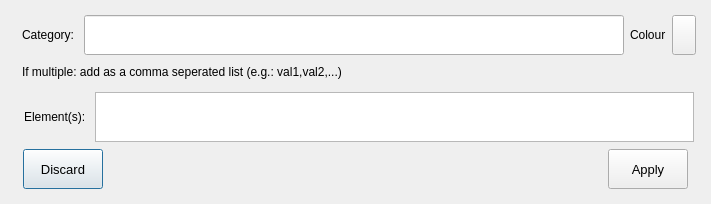
<?xml version="1.0" encoding="UTF-8"?>
<ui version="4.0">
 <class>Dialog</class>
 <widget class="QDialog" name="Dialog">
  <property name="geometry">
   <rect>
    <x>0</x>
    <y>0</y>
    <width>711</width>
    <height>204</height>
   </rect>
  </property>
  <property name="windowTitle">
   <string>New Category</string>
  </property>
  <property name="windowIcon">
   <iconset>
    <normaloff>icons/icon.png</normaloff>icons/icon.png</iconset>
  </property>
  <layout class="QVBoxLayout" name="verticalLayout_4">
   <item>
    <widget class="QFrame" name="frame">
     <property name="sizePolicy">
      <sizepolicy hsizetype="Preferred" vsizetype="Expanding">
       <horstretch>0</horstretch>
       <verstretch>0</verstretch>
      </sizepolicy>
     </property>
     <property name="frameShape">
      <enum>QFrame::NoFrame</enum>
     </property>
     <property name="frameShadow">
      <enum>QFrame::Raised</enum>
     </property>
     <layout class="QVBoxLayout" name="verticalLayout">
      <property name="spacing">
       <number>1</number>
      </property>
      <property name="leftMargin">
       <number>2</number>
      </property>
      <property name="topMargin">
       <number>2</number>
      </property>
      <property name="rightMargin">
       <number>2</number>
      </property>
      <property name="bottomMargin">
       <number>2</number>
      </property>
      <item>
       <widget class="QFrame" name="frame_2">
        <property name="maximumSize">
         <size>
          <width>16777215</width>
          <height>50</height>
         </size>
        </property>
        <property name="font">
         <font>
          <pointsize>9</pointsize>
          <weight>50</weight>
          <bold>false</bold>
         </font>
        </property>
        <property name="frameShape">
         <enum>QFrame::NoFrame</enum>
        </property>
        <property name="frameShadow">
         <enum>QFrame::Raised</enum>
        </property>
        <layout class="QHBoxLayout" name="horizontalLayout_3">
         <property name="topMargin">
          <number>2</number>
         </property>
         <property name="rightMargin">
          <number>2</number>
         </property>
         <property name="bottomMargin">
          <number>0</number>
         </property>
         <item>
          <widget class="QLabel" name="label">
           <property name="minimumSize">
            <size>
             <width>0</width>
             <height>40</height>
            </size>
           </property>
           <property name="maximumSize">
            <size>
             <width>16777215</width>
             <height>40</height>
            </size>
           </property>
           <property name="font">
            <font>
             <pointsize>9</pointsize>
             <weight>50</weight>
             <bold>false</bold>
            </font>
           </property>
           <property name="text">
            <string>Category: </string>
           </property>
          </widget>
         </item>
         <item>
          <widget class="QLineEdit" name="categoryLineEdit">
           <property name="minimumSize">
            <size>
             <width>0</width>
             <height>40</height>
            </size>
           </property>
           <property name="maximumSize">
            <size>
             <width>16777215</width>
             <height>40</height>
            </size>
           </property>
           <property name="font">
            <font>
             <pointsize>9</pointsize>
             <weight>50</weight>
             <bold>false</bold>
            </font>
           </property>
          </widget>
         </item>
         <item>
          <widget class="QLabel" name="label_2">
           <property name="minimumSize">
            <size>
             <width>0</width>
             <height>40</height>
            </size>
           </property>
           <property name="maximumSize">
            <size>
             <width>16777215</width>
             <height>40</height>
            </size>
           </property>
           <property name="font">
            <font>
             <pointsize>9</pointsize>
             <weight>50</weight>
             <bold>false</bold>
            </font>
           </property>
           <property name="text">
            <string>Colour</string>
           </property>
          </widget>
         </item>
         <item>
          <widget class="QgsColorButton" name="mColorButton">
           <property name="minimumSize">
            <size>
             <width>24</width>
             <height>40</height>
            </size>
           </property>
           <property name="maximumSize">
            <size>
             <width>16777215</width>
             <height>40</height>
            </size>
           </property>
           <property name="color">
            <color>
             <red>84</red>
             <green>140</green>
             <blue>161</blue>
            </color>
           </property>
          </widget>
         </item>
        </layout>
       </widget>
      </item>
      <item>
       <widget class="QFrame" name="frame_3">
        <property name="maximumSize">
         <size>
          <width>16777215</width>
          <height>90</height>
         </size>
        </property>
        <property name="frameShape">
         <enum>QFrame::NoFrame</enum>
        </property>
        <property name="frameShadow">
         <enum>QFrame::Raised</enum>
        </property>
        <layout class="QVBoxLayout" name="verticalLayout_3">
         <property name="topMargin">
          <number>2</number>
         </property>
         <property name="rightMargin">
          <number>2</number>
         </property>
         <property name="bottomMargin">
          <number>2</number>
         </property>
         <item>
          <widget class="QLabel" name="label_3">
           <property name="maximumSize">
            <size>
             <width>16777215</width>
             <height>30</height>
            </size>
           </property>
           <property name="font">
            <font>
             <pointsize>9</pointsize>
             <weight>50</weight>
             <italic>false</italic>
             <bold>false</bold>
            </font>
           </property>
           <property name="text">
            <string>If multiple: add as a comma seperated list (e.g.: val1,val2,...)</string>
           </property>
          </widget>
         </item>
         <item>
          <widget class="QFrame" name="frame_4">
           <property name="maximumSize">
            <size>
             <width>16777215</width>
             <height>55</height>
            </size>
           </property>
           <property name="font">
            <font>
             <pointsize>9</pointsize>
             <weight>50</weight>
             <bold>false</bold>
            </font>
           </property>
           <property name="frameShape">
            <enum>QFrame::NoFrame</enum>
           </property>
           <property name="frameShadow">
            <enum>QFrame::Raised</enum>
           </property>
           <layout class="QHBoxLayout" name="horizontalLayout_2">
            <property name="leftMargin">
             <number>2</number>
            </property>
            <property name="topMargin">
             <number>2</number>
            </property>
            <property name="rightMargin">
             <number>2</number>
            </property>
            <property name="bottomMargin">
             <number>2</number>
            </property>
            <item>
             <widget class="QLabel" name="label_4">
              <property name="maximumSize">
               <size>
                <width>16777215</width>
                <height>50</height>
               </size>
              </property>
              <property name="font">
               <font>
                <pointsize>9</pointsize>
                <weight>50</weight>
                <bold>false</bold>
               </font>
              </property>
              <property name="text">
               <string>Element(s): </string>
              </property>
             </widget>
            </item>
            <item>
             <widget class="QTextEdit" name="elementsTextEdit">
              <property name="maximumSize">
               <size>
                <width>16777215</width>
                <height>50</height>
               </size>
              </property>
              <property name="font">
               <font>
                <pointsize>9</pointsize>
                <weight>50</weight>
                <bold>false</bold>
               </font>
              </property>
             </widget>
            </item>
           </layout>
          </widget>
         </item>
        </layout>
       </widget>
      </item>
      <item>
       <widget class="QFrame" name="frame_5">
        <property name="minimumSize">
         <size>
          <width>0</width>
          <height>43</height>
         </size>
        </property>
        <property name="maximumSize">
         <size>
          <width>16777215</width>
          <height>43</height>
         </size>
        </property>
        <property name="frameShape">
         <enum>QFrame::NoFrame</enum>
        </property>
        <property name="frameShadow">
         <enum>QFrame::Raised</enum>
        </property>
        <layout class="QHBoxLayout" name="horizontalLayout_4">
         <property name="leftMargin">
          <number>10</number>
         </property>
         <property name="topMargin">
          <number>0</number>
         </property>
         <property name="rightMargin">
          <number>10</number>
         </property>
         <property name="bottomMargin">
          <number>0</number>
         </property>
         <item>
          <widget class="QPushButton" name="discardPushButton">
           <property name="minimumSize">
            <size>
             <width>0</width>
             <height>40</height>
            </size>
           </property>
           <property name="maximumSize">
            <size>
             <width>125</width>
             <height>40</height>
            </size>
           </property>
           <property name="font">
            <font>
             <pointsize>10</pointsize>
            </font>
           </property>
           <property name="text">
            <string>Discard</string>
           </property>
          </widget>
         </item>
         <item>
          <spacer name="horizontalSpacer_2">
           <property name="orientation">
            <enum>Qt::Horizontal</enum>
           </property>
           <property name="sizeHint" stdset="0">
            <size>
             <width>40</width>
             <height>20</height>
            </size>
           </property>
          </spacer>
         </item>
         <item>
          <widget class="QPushButton" name="applyPushButton">
           <property name="minimumSize">
            <size>
             <width>0</width>
             <height>40</height>
            </size>
           </property>
           <property name="maximumSize">
            <size>
             <width>125</width>
             <height>40</height>
            </size>
           </property>
           <property name="font">
            <font>
             <pointsize>10</pointsize>
            </font>
           </property>
           <property name="text">
            <string>Apply</string>
           </property>
          </widget>
         </item>
        </layout>
       </widget>
      </item>
     </layout>
    </widget>
   </item>
  </layout>
 </widget>
 <customwidgets>
  <customwidget>
   <class>QgsColorButton</class>
   <extends>QToolButton</extends>
   <header>qgscolorbutton.h</header>
  </customwidget>
 </customwidgets>
 <resources/>
 <connections/>
</ui>
